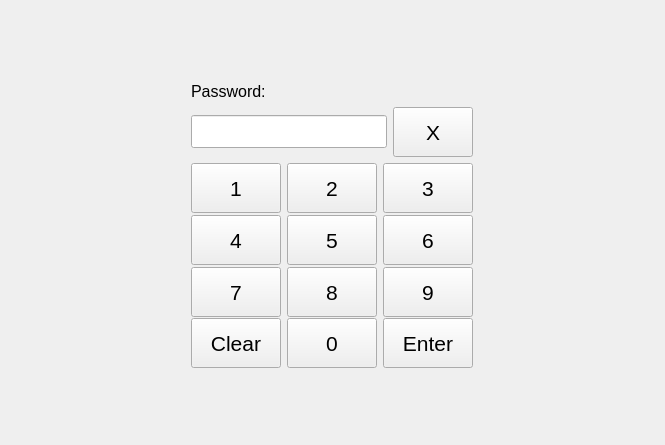
<?xml version="1.0" encoding="UTF-8"?>
<ui version="4.0">
 <class>PopupPasswordForm</class>
 <widget class="QWidget" name="PopupPasswordForm">
  <property name="geometry">
   <rect>
    <x>0</x>
    <y>0</y>
    <width>665</width>
    <height>445</height>
   </rect>
  </property>
  <property name="windowTitle">
   <string>Form</string>
  </property>
  <property name="autoFillBackground">
   <bool>true</bool>
  </property>
  <layout class="QVBoxLayout" name="verticalLayout">
   <property name="leftMargin">
    <number>0</number>
   </property>
   <property name="topMargin">
    <number>0</number>
   </property>
   <property name="rightMargin">
    <number>0</number>
   </property>
   <property name="bottomMargin">
    <number>0</number>
   </property>
   <item>
    <widget class="QWidget" name="backgroundWidget" native="true">
     <layout class="QVBoxLayout" name="verticalLayout_2">
      <item>
       <spacer name="verticalSpacer">
        <property name="orientation">
         <enum>Qt::Vertical</enum>
        </property>
        <property name="sizeHint" stdset="0">
         <size>
          <width>20</width>
          <height>48</height>
         </size>
        </property>
       </spacer>
      </item>
      <item>
       <layout class="QHBoxLayout" name="horizontalLayout">
        <property name="bottomMargin">
         <number>0</number>
        </property>
        <item>
         <widget class="QWidget" name="passwordWidget" native="true">
          <property name="sizePolicy">
           <sizepolicy hsizetype="Fixed" vsizetype="Fixed">
            <horstretch>0</horstretch>
            <verstretch>0</verstretch>
           </sizepolicy>
          </property>
          <property name="minimumSize">
           <size>
            <width>300</width>
            <height>300</height>
           </size>
          </property>
          <property name="maximumSize">
           <size>
            <width>300</width>
            <height>300</height>
           </size>
          </property>
          <property name="autoFillBackground">
           <bool>true</bool>
          </property>
          <layout class="QVBoxLayout" name="verticalLayout_3" stretch="0,0,5">
           <item>
            <widget class="QLabel" name="topPasswordLabel">
             <property name="font">
              <font>
               <pointsize>12</pointsize>
              </font>
             </property>
             <property name="text">
              <string>Password:</string>
             </property>
            </widget>
           </item>
           <item>
            <layout class="QHBoxLayout" name="passwordInputLayout">
             <property name="bottomMargin">
              <number>0</number>
             </property>
             <item>
              <widget class="QLineEdit" name="passwordInputLineEdit">
               <property name="font">
                <font>
                 <pointsize>16</pointsize>
                </font>
               </property>
              </widget>
             </item>
             <item>
              <widget class="QPushButton" name="exitButton">
               <property name="minimumSize">
                <size>
                 <width>50</width>
                 <height>50</height>
                </size>
               </property>
               <property name="font">
                <font>
                 <pointsize>16</pointsize>
                </font>
               </property>
               <property name="text">
                <string>X</string>
               </property>
              </widget>
             </item>
            </layout>
           </item>
           <item>
            <layout class="QGridLayout" name="gridLayout">
             <item row="1" column="0">
              <widget class="QPushButton" name="oneButton">
               <property name="minimumSize">
                <size>
                 <width>0</width>
                 <height>50</height>
                </size>
               </property>
               <property name="font">
                <font>
                 <pointsize>16</pointsize>
                </font>
               </property>
               <property name="text">
                <string>1</string>
               </property>
              </widget>
             </item>
             <item row="3" column="0">
              <widget class="QPushButton" name="sevenButton">
               <property name="minimumSize">
                <size>
                 <width>0</width>
                 <height>50</height>
                </size>
               </property>
               <property name="font">
                <font>
                 <pointsize>16</pointsize>
                </font>
               </property>
               <property name="text">
                <string>7</string>
               </property>
              </widget>
             </item>
             <item row="2" column="0">
              <widget class="QPushButton" name="fourButton">
               <property name="minimumSize">
                <size>
                 <width>0</width>
                 <height>50</height>
                </size>
               </property>
               <property name="font">
                <font>
                 <pointsize>16</pointsize>
                </font>
               </property>
               <property name="text">
                <string>4</string>
               </property>
              </widget>
             </item>
             <item row="1" column="2">
              <widget class="QPushButton" name="threeButton">
               <property name="minimumSize">
                <size>
                 <width>0</width>
                 <height>50</height>
                </size>
               </property>
               <property name="font">
                <font>
                 <pointsize>16</pointsize>
                </font>
               </property>
               <property name="text">
                <string>3</string>
               </property>
              </widget>
             </item>
             <item row="1" column="1">
              <widget class="QPushButton" name="twoButton">
               <property name="minimumSize">
                <size>
                 <width>0</width>
                 <height>50</height>
                </size>
               </property>
               <property name="font">
                <font>
                 <pointsize>16</pointsize>
                </font>
               </property>
               <property name="text">
                <string>2</string>
               </property>
              </widget>
             </item>
             <item row="2" column="2">
              <widget class="QPushButton" name="sixButton">
               <property name="minimumSize">
                <size>
                 <width>0</width>
                 <height>50</height>
                </size>
               </property>
               <property name="font">
                <font>
                 <pointsize>16</pointsize>
                </font>
               </property>
               <property name="text">
                <string>6</string>
               </property>
              </widget>
             </item>
             <item row="4" column="1">
              <widget class="QPushButton" name="zeroButton">
               <property name="minimumSize">
                <size>
                 <width>0</width>
                 <height>50</height>
                </size>
               </property>
               <property name="font">
                <font>
                 <pointsize>16</pointsize>
                </font>
               </property>
               <property name="text">
                <string>0</string>
               </property>
              </widget>
             </item>
             <item row="4" column="0">
              <widget class="QPushButton" name="clearButton">
               <property name="minimumSize">
                <size>
                 <width>0</width>
                 <height>50</height>
                </size>
               </property>
               <property name="font">
                <font>
                 <pointsize>16</pointsize>
                </font>
               </property>
               <property name="text">
                <string>Clear</string>
               </property>
              </widget>
             </item>
             <item row="2" column="1">
              <widget class="QPushButton" name="fiveButton">
               <property name="minimumSize">
                <size>
                 <width>0</width>
                 <height>50</height>
                </size>
               </property>
               <property name="font">
                <font>
                 <pointsize>16</pointsize>
                </font>
               </property>
               <property name="text">
                <string>5</string>
               </property>
              </widget>
             </item>
             <item row="3" column="1">
              <widget class="QPushButton" name="eightButton">
               <property name="minimumSize">
                <size>
                 <width>0</width>
                 <height>50</height>
                </size>
               </property>
               <property name="font">
                <font>
                 <pointsize>16</pointsize>
                </font>
               </property>
               <property name="text">
                <string>8</string>
               </property>
              </widget>
             </item>
             <item row="3" column="2">
              <widget class="QPushButton" name="nineButton">
               <property name="minimumSize">
                <size>
                 <width>0</width>
                 <height>50</height>
                </size>
               </property>
               <property name="font">
                <font>
                 <pointsize>16</pointsize>
                </font>
               </property>
               <property name="text">
                <string>9</string>
               </property>
              </widget>
             </item>
             <item row="4" column="2">
              <widget class="QPushButton" name="enterButton">
               <property name="minimumSize">
                <size>
                 <width>0</width>
                 <height>50</height>
                </size>
               </property>
               <property name="font">
                <font>
                 <pointsize>16</pointsize>
                </font>
               </property>
               <property name="text">
                <string>Enter</string>
               </property>
              </widget>
             </item>
            </layout>
           </item>
          </layout>
         </widget>
        </item>
       </layout>
      </item>
      <item>
       <spacer name="verticalSpacer_2">
        <property name="orientation">
         <enum>Qt::Vertical</enum>
        </property>
        <property name="sizeHint" stdset="0">
         <size>
          <width>20</width>
          <height>47</height>
         </size>
        </property>
       </spacer>
      </item>
     </layout>
    </widget>
   </item>
  </layout>
 </widget>
 <resources/>
 <connections/>
</ui>
